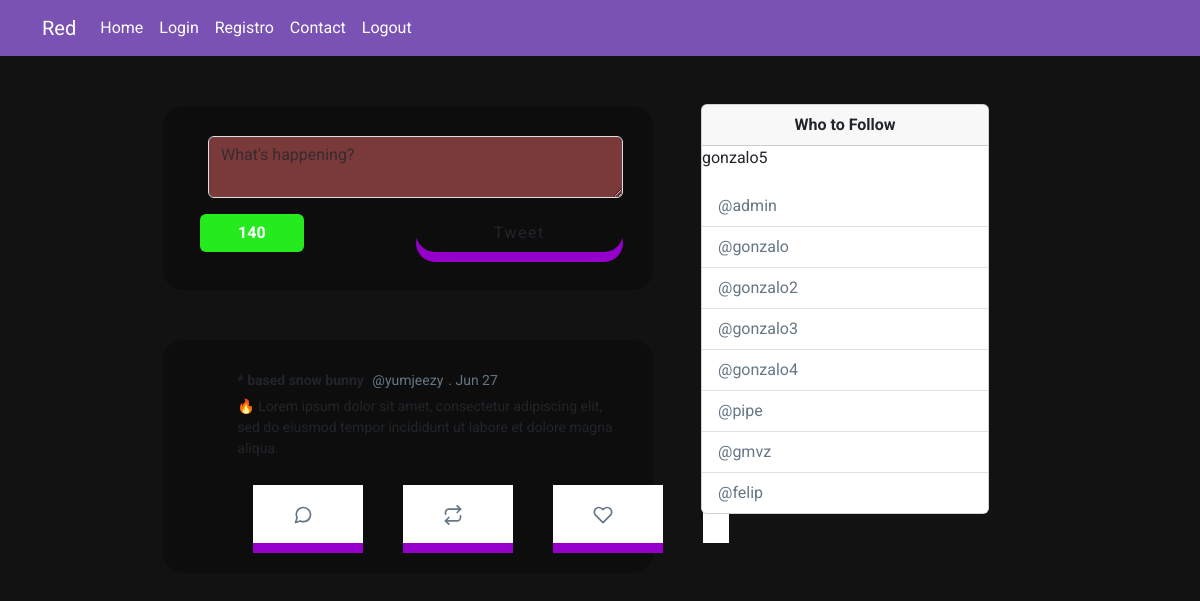
/ (signed in), run on the app's committed database.
### app/models.py (models this page shows)
class UserAccount(AbstractUser):
    type = models.CharField(max_length=7,
                            choices=USER_TYPE,
                            default=USER_TYPE[1][0])

### app/views.py (the view)
# urls.py: path('', views.home, name = 'home'),
@login_required
def home(request):
    x = request
    Users = UserAccount.objects.all()
    UserProfiles = UserProfile.objects.all()
    context = {'Users': Users, 'UserProfiles': UserProfiles}
    return render(request=request, template_name='layout.html', context=context)

### app/templates/layout.html (shortened to what this page needs)
{% load static %}
{% load humanize %}
<!DOCTYPE html>
<html lang="en">
<head >
    <link href="https://stackpath.bootstrapcdn.com/font-awesome/4.7.0/css/font-awesome.min.css" rel="stylesheet">
    <link rel="stylesheet" type="text/css" href="{% static 'css/style.css' %}">
    <link rel="stylesheet" type="text/css" href="{% static 'css/bootstrap.css' %}">
</head>
<body >
    {% if request.user.is_authenticated %}
        {% load django_browser_reload %}
        <nav class = 'navbar navbar-expand-lg '>
            <div class = 'container'>
            <a class = 'navbar-brand text-white' href = '#'>Red</a>
            <div class = 'offcanvas offcanvas-start-lg 'style="background-color:#7952b3" tabindex = '-1' id = 'offcanvasExample'
                aria-labelledby = 'offcanvasExampleLabel'
            >
                <div class = 'offcanvas-body p-lg-0'>
                <ul class = 'navbar-nav'>
                    <li class = 'nav-item'>
                    <a class = 'nav-link active' aria-current = 'page' href = '/'>Home</a>
                    </li>
                    <li class = 'nav-item'>
                    <a class = 'nav-link active' aria-current = 'page' href = '/login'>Login</a>
                    </li>
                    <li class = 'nav-item'>
                    <a class = 'nav-link active' aria-current = 'page' href = '/signup'>Registro</a>
                    </li>
                    <li class = 'nav-item'>
                    <a class = 'nav-link active' aria-current = 'page' href = '#'>Contact</a>
                    </li>
                    <li class = 'nav-item'>
                        <a class = 'nav-link active' aria-current = 'page' href="/logout" class="btn text-white my-2 my-sm-0" type="submit">Logout</a>
                    </li>
                </ul>
                </div>
            </div>
            </div>
        </nav>
        {% block content %}
        <div id="main" class="container-fluid d-flex">
            <div class="content">
                <div id="inputTweetArea" class="tweet-wrap">
                    <div class="d-flex">
                        <div class="col-xs">
                        </div>
                        <form class="col pr-0  ">
                            <textarea class="form-control w-100" id="contentsBox"
                                placeholder="What's happening?" style="background-color: rgb(123, 58, 58)"></textarea>
                            <div class="container d-flex" style="padding: 1rem 0 0 0;" >
                                <div id="leftBtn">
                                    <div id="charBadge" class="badge badge-pill badge-primary ml-2"
                                        style="display: flex;align-items: center;width: 50%;justify-content: center;">
                                        <div id="charCountArea">140</div>
                                    </div>
                                </div>
                                <div id="rightBtn">
                                    <button class="btn rounded-pill" style="width: 100%;">Tweet</button>
                                </div>
                            </div>
                        </form>
                    </div>
                </div>
                <div id="tweetCards">
                    <div class="tweet-wrap" style="border-radius:20px">
                        <div class="tweet-header">
                            <div class="tweet-header-info">
                                * based snow bunny <span>@yumjeezy</span><span>. Jun 27
                                </span>
                                <p>🔥 Lorem ipsum dolor sit amet, consectetur adipiscing elit, sed do eiusmod tempor
                                    incididunt
                                    ut labore et dolore magna aliqua. </p>
                            </div>
                        </div>
                        <div class="tweet-info-counts">
                            <div class="comments">
                                <button style="background: white; border: none;">
                                </button>
                            </div>
                            <div class="retweets">
                                <button style="background: white; border: none;">
                                </button>
                            </div>
                            <div class="likes">
                                <button style="background: white; border: none;">
                                </button>
                            </div>
                            <div class="trash">
                                <a href="#" style="background: white; border: none;">
                                </a>
                            </div>
                        </div>
                    </div>
                </div>
            </div>
            <div class="sidebar m-5 d-none d-xl-block">
                <div class="card" style="width: 18rem;">
                    <div class="card-header">
                        Who to Follow
                    </div>
                    <ul class="list-group list-group-flush">
                        <p>{{ request.user }}</p>
                        {% for User in Users %}
                            {% if User.username != request.user.username %}
                                {% if User not in request %}
                                    <li class="list-group-item"
                                        style="text-decoration: none;color: #657787;">@{{User.username}}</li>
                                {% endif %}
                            {% endif %}
                        {% endfor %}
                    </ul>
                </div>
            </div>
        </div>
        {% endblock content %}
    {% endif %}
</body>
</html>

### app/static/css/style.css (style rules this page uses)
.card { border: none; }
.card-header { background-color: #5f1eeb; color: white; text-align: center; font-weight: bold; border: none; }
#main { justify-content: center; }
#inputTweetArea { border-radius: 20px; }
#leftBtn { width: 50%; text-align: left; padding: 0; }
#rightBtn { width: 50%; text-align: right; padding: 0; }
.tweet-wrap { max-width: 490px; background: #0000004b; margin: 0 auto; margin-top: 50px; border-radius: 3px; padding: 30px; }
.tweet-header { display: flex; align-items: flex-start; font-size: 14px; }
.tweet-header-info { font-weight: bold; }
.tweet-header-info span { color: #657786; font-weight: normal; margin-left: 5px; }
.tweet-header-info p { font-weight: normal; margin-top: 5px; }
.tweet-info-counts { display: flex; margin-left: 60px; margin-top: 10px; }
.tweet-info-counts div { display: flex; margin-right: 20px; }
.tweet-info-counts div svg { color: #657786; margin-right: 10px; }
button { padding: 17px 40px; border-radius: 10px; border: 0; background-color: #bb00ff; letter-spacing: 1.5px; font-size: 15px; transition: all .3s ease; box-shadow: #9400ca 0px 10px 0px 0px; color: hsl(0, 0%, 100%); }
#charBadge { background-color: #25eb1e ; position: relative; left: -8px; font-size: 1rem; height: 100%; }
a:link { color: #1E96EB ; text-decoration: none; }
body { font-family: 'Roboto', sans-serif; }
* { margin: 0; padding: 0; }
@media (min-width : 992px) { .offcanvas { visibility : visible; position : relative; background : none; border : none; justify-content : end; color : rgb(0, 0, 0); } }
.navbar-nav li a { color: white !important; }
.navbar { padding: 0.75rem 0; background-color: #7952b3; }

### data on the page
UserAccount: user "gonzalo5"
UserAccount: username "admin"
UserAccount: username "gonzalo"
UserAccount: username "gonzalo2"
UserAccount: username "gonzalo3"
UserAccount: username "gonzalo4"
UserAccount: username "pipe"
UserAccount: username "gmvz"
UserAccount: username "felip"
